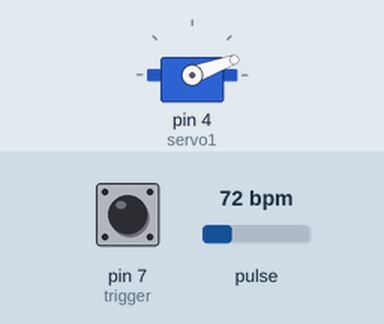
This sketch was run on a simulated Arduino Uno, built with avr-gcc and run on an emulated ATmega328P. Parts: servo. Inputs (shaded band) come from the test bench; at power-on: pin 7 (trigger) HIGH, pulse 72 bpm. No radio packets arrive unless stated; what the sketch prints to the serial monitor is not drawn.

Above: at 1.2 s.
1.3 s: pin 7 (trigger) pulled LOW for 1 s
At 5.1 s:
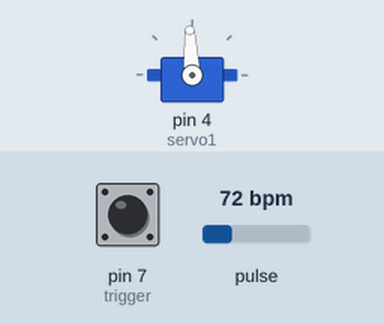
5.3 s: pulse set to 53 bpm
6.8 s: pulse set to 49 bpm
Timing chart, 0 to 9.8 s (numbered marks = the images above; inputs shaded):
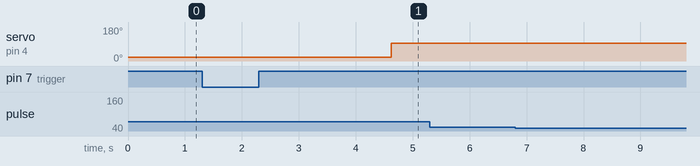

Measured:
- after the input at 1.3 s, servo on pin 4 (servo1): 20° → 93° after 3.3 s
- after the input at 5.3 s, every drawn part: stays the same
- after the input at 6.8 s, every drawn part: stays the same

The sketch:

SenderHack.ino
```cpp
#define USE_ARDUINO_INTERRUPTS true
#include <PulseSensorPlayground.h>
#include"ServoTimer2.h"
#include <SPI.h>
#include <nRF24L01.h>
#include <RF24.h>
//create an RF24 object
RF24 radio(9, 8);
ServoTimer2 servo1;
const int trigger = 7;
const int PulseWire = 0;
int Threshold = 550;
bool safe = false;


const byte address[6] = "00001";
PulseSensorPlayground pulseSensor;

void setup()
{
  servo1.attach(4);
  servo1.write(750);
  Serial.begin(9600);
  radio.begin();

  //set the address
  radio.openWritingPipe(address);

  //Set module as transmitter
  radio.stopListening();

   pinMode(trigger, INPUT_PULLUP);
    pulseSensor.analogInput(PulseWire);
  pulseSensor.setThreshold(Threshold);
  if (pulseSensor.begin()) {
    Serial.println("We created a pulseSensor Object !");
  }
}
void loop()
{
  int myBPM = 0;
  String BPM = "";
  for(int f = 0; f < 10; f++)
  {
    myBPM = pulseSensor.getBeatsPerMinute();
    if (pulseSensor.sawStartOfBeat()) {
    Serial.println("♥  A HeartBeat Happened ! ");
    Serial.print("BPM: ");
    Serial.println(myBPM);
    }
    delay(20);
  }
  BPM = String(myBPM);
  radio.write(&BPM, sizeof(BPM));
  delay(200);
  if(myBPM <= 50)
  {
    Serial.print("Do you need help");
    for(int w = 1; w <= 10; w++)
    {
      if(digitalRead(trigger) == LOW)
      {
        safe = true;
      }
      delay(1000);
      Serial.println(w);
    }
    if(safe == false)
    {
      Serial.println("Sending distress");
    servo1.write(750);
    delay(3000);
    servo1.write(1500);
    const char text[] = "HELP";
    radio.write(&text, sizeof(text));
    delay(1000);
    }
    else
    {
      Serial.print("turn button off");
      while(digitalRead(trigger) == LOW)
      {
        delay(10);
      }
    }

  }

  if(digitalRead(trigger) == LOW)
  {
    Serial.println("Sending distress");
    servo1.write(750);
    delay(3000);
    servo1.write(1500);
    const char text[] = "Help";
    radio.write(&text, sizeof(text));
    delay(1000);
  }

}
```
